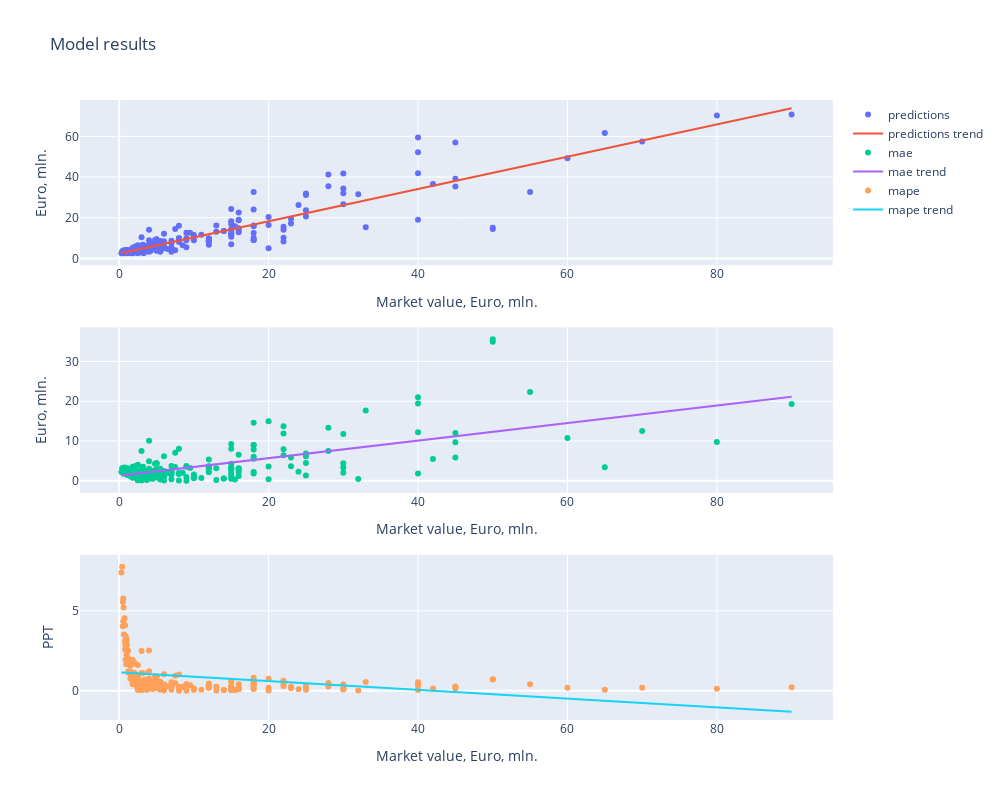

The notebook cell saved with this chart:
### Code cell
pipeline('MID')

### Figure 1 — Plotly figure (JSON) as saved in the notebook; plotly's stock layout.template omitted (floating-point values rounded to 4 significant figures; data arrays with more than 128 entries replaced by an {"elided": "..."} marker saying what was removed)
{"data": [{"mode": "markers", "name": "predictions", "type": "scatter", "x": {"elided": "236 float values"}, "xaxis": "x", "y": {"elided": "236 float values"}, "yaxis": "y"}, {"mode": "lines", "name": "predictions trend", "type": "scatter", "x": {"elided": "236 float values"}, "xaxis": "x", "y": {"elided": "236 float values"}, "yaxis": "y"}, {"mode": "markers", "name": "mae", "type": "scatter", "x": {"elided": "236 float values"}, "xaxis": "x2", "y": {"elided": "236 float values"}, "yaxis": "y2"}, {"mode": "lines", "name": "mae trend", "type": "scatter", "x": {"elided": "236 float values"}, "xaxis": "x2", "y": {"elided": "236 float values"}, "yaxis": "y2"}, {"mode": "markers", "name": "mape", "type": "scatter", "x": {"elided": "236 float values"}, "xaxis": "x3", "y": {"elided": "236 float values"}, "yaxis": "y3"}, {"mode": "lines", "name": "mape trend", "type": "scatter", "x": {"elided": "236 float values"}, "xaxis": "x3", "y": {"elided": "236 float values"}, "yaxis": "y3"}], "layout": {"height": 800, "title": {"text": "Model results"}, "width": 1000, "xaxis": {"anchor": "y", "domain": [0, 1], "title": {"text": "Market value, Euro, mln."}}, "xaxis2": {"anchor": "y2", "domain": [0, 1], "title": {"text": "Market value, Euro, mln."}}, "xaxis3": {"anchor": "y3", "domain": [0, 1], "title": {"text": "Market value, Euro, mln."}}, "yaxis": {"anchor": "x", "domain": [0.7333, 1], "title": {"text": "Euro, mln."}}, "yaxis2": {"anchor": "x2", "domain": [0.3667, 0.6333], "title": {"text": "Euro, mln."}}, "yaxis3": {"anchor": "x3", "domain": [0, 0.2667], "title": {"text": "PPT"}}}}
